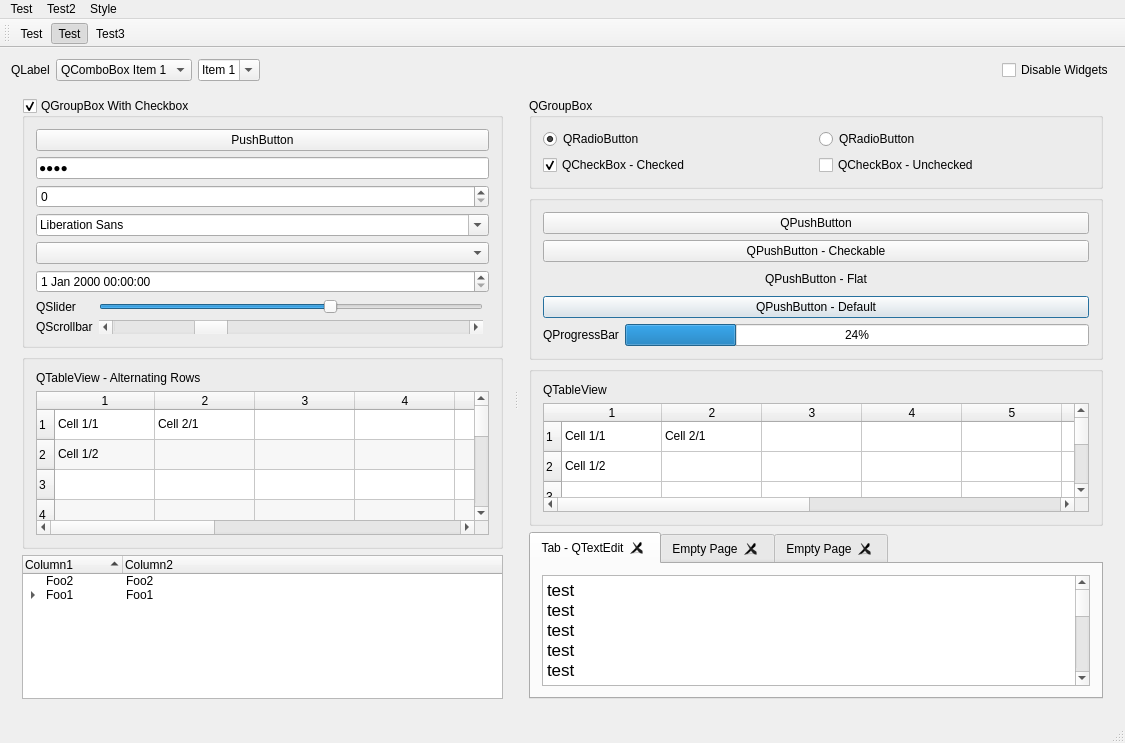
<?xml version="1.0" encoding="UTF-8"?>
<ui version="4.0">
 <class>MainWindow</class>
 <widget class="QMainWindow" name="MainWindow">
  <property name="geometry">
   <rect>
    <x>0</x>
    <y>0</y>
    <width>1125</width>
    <height>743</height>
   </rect>
  </property>
  <property name="windowTitle">
   <string>MainWindow</string>
  </property>
  <widget class="QWidget" name="centralWidget">
   <layout class="QGridLayout" name="gridLayout_2">
    <item row="0" column="0">
     <layout class="QVBoxLayout" name="verticalLayout_5">
      <item>
       <layout class="QHBoxLayout" name="horizontalLayout">
        <item>
         <widget class="QLabel" name="label">
          <property name="text">
           <string>QLabel</string>
          </property>
         </widget>
        </item>
        <item>
         <widget class="QComboBox" name="comboBox">
          <item>
           <property name="text">
            <string>QComboBox Item 1</string>
           </property>
          </item>
          <item>
           <property name="text">
            <string>QComboBox Item 2</string>
           </property>
          </item>
          <item>
           <property name="text">
            <string>QComboBox Item 3</string>
           </property>
          </item>
         </widget>
        </item>
        <item>
         <widget class="QComboBox" name="comboBox_2">
          <property name="editable">
           <bool>true</bool>
          </property>
          <item>
           <property name="text">
            <string>Item 1</string>
           </property>
          </item>
          <item>
           <property name="text">
            <string>Item 2</string>
           </property>
          </item>
          <item>
           <property name="text">
            <string>Item 3</string>
           </property>
          </item>
         </widget>
        </item>
        <item>
         <spacer name="horizontalSpacer">
          <property name="orientation">
           <enum>Qt::Horizontal</enum>
          </property>
          <property name="sizeHint" stdset="0">
           <size>
            <width>40</width>
            <height>20</height>
           </size>
          </property>
         </spacer>
        </item>
        <item>
         <widget class="QCheckBox" name="checkBox_4">
          <property name="text">
           <string>Disable Widgets</string>
          </property>
          <property name="checked">
           <bool>false</bool>
          </property>
         </widget>
        </item>
       </layout>
      </item>
      <item>
       <widget class="QSplitter" name="splitter">
        <property name="orientation">
         <enum>Qt::Horizontal</enum>
        </property>
        <widget class="QWidget" name="verticalLayoutWidget_2">
         <layout class="QVBoxLayout" name="verticalLayout_4">
          <item>
           <widget class="QGroupBox" name="groupBox_3">
            <property name="title">
             <string>QGroupBox With Checkbox</string>
            </property>
            <property name="checkable">
             <bool>true</bool>
            </property>
            <layout class="QGridLayout" name="gridLayout">
             <item row="6" column="1">
              <widget class="QSlider" name="horizontalSlider">
               <property name="value">
                <number>60</number>
               </property>
               <property name="orientation">
                <enum>Qt::Horizontal</enum>
               </property>
              </widget>
             </item>
             <item row="2" column="0" colspan="3">
              <widget class="QSpinBox" name="spinBox"/>
             </item>
             <item row="4" column="0" colspan="3">
              <widget class="QComboBox" name="comboBox_3"/>
             </item>
             <item row="3" column="0" colspan="3">
              <widget class="QFontComboBox" name="fontComboBox"/>
             </item>
             <item row="7" column="0">
              <widget class="QLabel" name="label_4">
               <property name="text">
                <string>QScrollbar</string>
               </property>
              </widget>
             </item>
             <item row="5" column="0" colspan="3">
              <widget class="QDateTimeEdit" name="dateTimeEdit"/>
             </item>
             <item row="0" column="0" colspan="3">
              <widget class="QPushButton" name="pushButton_5">
               <property name="text">
                <string>PushButton</string>
               </property>
              </widget>
             </item>
             <item row="1" column="0" colspan="3">
              <widget class="QLineEdit" name="lineEdit">
               <property name="text">
                <string>test</string>
               </property>
               <property name="echoMode">
                <enum>QLineEdit::Password</enum>
               </property>
              </widget>
             </item>
             <item row="7" column="1">
              <widget class="QScrollBar" name="horizontalScrollBar">
               <property name="value">
                <number>25</number>
               </property>
               <property name="orientation">
                <enum>Qt::Horizontal</enum>
               </property>
              </widget>
             </item>
             <item row="6" column="0">
              <widget class="QLabel" name="label_3">
               <property name="text">
                <string>QSlider</string>
               </property>
              </widget>
             </item>
            </layout>
           </widget>
          </item>
          <item>
           <widget class="QGroupBox" name="groupBox_5">
            <property name="title">
             <string/>
            </property>
            <layout class="QGridLayout" name="gridLayout_5">
             <item row="1" column="0">
              <widget class="QTableWidget" name="tableWidget_2">
               <property name="alternatingRowColors">
                <bool>true</bool>
               </property>
               <row>
                <property name="text">
                 <string>1</string>
                </property>
               </row>
               <row>
                <property name="text">
                 <string>2</string>
                </property>
               </row>
               <row>
                <property name="text">
                 <string>3</string>
                </property>
               </row>
               <row>
                <property name="text">
                 <string>4</string>
                </property>
               </row>
               <row>
                <property name="text">
                 <string>5</string>
                </property>
               </row>
               <row>
                <property name="text">
                 <string>6</string>
                </property>
               </row>
               <row>
                <property name="text">
                 <string>7</string>
                </property>
               </row>
               <row>
                <property name="text">
                 <string>8</string>
                </property>
               </row>
               <row>
                <property name="text">
                 <string>9</string>
                </property>
               </row>
               <row>
                <property name="text">
                 <string>10</string>
                </property>
               </row>
               <column>
                <property name="text">
                 <string>1</string>
                </property>
               </column>
               <column>
                <property name="text">
                 <string>2</string>
                </property>
               </column>
               <column>
                <property name="text">
                 <string>3</string>
                </property>
               </column>
               <column>
                <property name="text">
                 <string>4</string>
                </property>
               </column>
               <column>
                <property name="text">
                 <string>5</string>
                </property>
               </column>
               <column>
                <property name="text">
                 <string>6</string>
                </property>
               </column>
               <column>
                <property name="text">
                 <string>7</string>
                </property>
               </column>
               <column>
                <property name="text">
                 <string>8</string>
                </property>
               </column>
               <column>
                <property name="text">
                 <string>9</string>
                </property>
               </column>
               <column>
                <property name="text">
                 <string>10</string>
                </property>
               </column>
               <item row="0" column="0">
                <property name="text">
                 <string>Cell 1/1</string>
                </property>
               </item>
               <item row="0" column="1">
                <property name="text">
                 <string>Cell 2/1</string>
                </property>
               </item>
               <item row="1" column="0">
                <property name="text">
                 <string>Cell 1/2</string>
                </property>
               </item>
              </widget>
             </item>
             <item row="0" column="0">
              <widget class="QLabel" name="label_9">
               <property name="text">
                <string>QTableView - Alternating Rows</string>
               </property>
              </widget>
             </item>
            </layout>
           </widget>
          </item>
          <item>
           <widget class="QTreeWidget" name="treeWidget">
            <property name="sortingEnabled">
             <bool>true</bool>
            </property>
            <column>
             <property name="text">
              <string>Column1</string>
             </property>
            </column>
            <column>
             <property name="text">
              <string>Column2</string>
             </property>
            </column>
            <item>
             <property name="text">
              <string>Foo2</string>
             </property>
             <property name="text">
              <string>Foo2</string>
             </property>
            </item>
            <item>
             <property name="text">
              <string>Foo1</string>
             </property>
             <property name="text">
              <string>Foo1</string>
             </property>
             <item>
              <property name="text">
               <string>Bar2</string>
              </property>
              <property name="text">
               <string>Bar2</string>
              </property>
             </item>
             <item>
              <property name="text">
               <string>Bar1</string>
              </property>
              <property name="text">
               <string>Bar1</string>
              </property>
             </item>
            </item>
           </widget>
          </item>
          <item>
           <spacer name="verticalSpacer_2">
            <property name="orientation">
             <enum>Qt::Vertical</enum>
            </property>
            <property name="sizeHint" stdset="0">
             <size>
              <width>20</width>
              <height>40</height>
             </size>
            </property>
           </spacer>
          </item>
         </layout>
        </widget>
        <widget class="QWidget" name="verticalLayoutWidget">
         <layout class="QVBoxLayout" name="verticalLayout_2">
          <item>
           <widget class="QGroupBox" name="groupBox">
            <property name="title">
             <string>QGroupBox</string>
            </property>
            <layout class="QGridLayout" name="gridLayout_3">
             <item row="2" column="1">
              <widget class="QCheckBox" name="checkBox_2">
               <property name="text">
                <string>QCheckBox - Unchecked</string>
               </property>
               <property name="checkable">
                <bool>true</bool>
               </property>
               <property name="checked">
                <bool>false</bool>
               </property>
               <property name="tristate">
                <bool>true</bool>
               </property>
              </widget>
             </item>
             <item row="0" column="1">
              <widget class="QRadioButton" name="radioButton_2">
               <property name="text">
                <string>QRadioButton</string>
               </property>
              </widget>
             </item>
             <item row="2" column="0">
              <widget class="QCheckBox" name="checkBox">
               <property name="text">
                <string>QCheckBox - Checked</string>
               </property>
               <property name="checkable">
                <bool>true</bool>
               </property>
               <property name="checked">
                <bool>true</bool>
               </property>
               <property name="tristate">
                <bool>true</bool>
               </property>
              </widget>
             </item>
             <item row="0" column="0">
              <widget class="QRadioButton" name="radioButton">
               <property name="toolTipDuration">
                <number>-10</number>
               </property>
               <property name="text">
                <string>QRadioButton</string>
               </property>
               <property name="checked">
                <bool>true</bool>
               </property>
              </widget>
             </item>
            </layout>
           </widget>
          </item>
          <item>
           <widget class="QGroupBox" name="groupBox_2">
            <property name="title">
             <string/>
            </property>
            <layout class="QVBoxLayout" name="verticalLayout_3">
             <item>
              <widget class="QPushButton" name="pushButton">
               <property name="text">
                <string>QPushButton</string>
               </property>
              </widget>
             </item>
             <item>
              <widget class="QPushButton" name="pushButton_2">
               <property name="text">
                <string>QPushButton - Checkable</string>
               </property>
               <property name="checkable">
                <bool>true</bool>
               </property>
              </widget>
             </item>
             <item>
              <widget class="QPushButton" name="pushButton_3">
               <property name="text">
                <string>QPushButton - Flat</string>
               </property>
               <property name="flat">
                <bool>true</bool>
               </property>
              </widget>
             </item>
             <item>
              <widget class="QPushButton" name="pushButton_4">
               <property name="text">
                <string>QPushButton - Default</string>
               </property>
               <property name="default">
                <bool>true</bool>
               </property>
              </widget>
             </item>
             <item>
              <layout class="QHBoxLayout" name="horizontalLayout_2">
               <item>
                <widget class="QLabel" name="label_6">
                 <property name="text">
                  <string>QProgressBar</string>
                 </property>
                </widget>
               </item>
               <item>
                <widget class="QProgressBar" name="progressBar">
                 <property name="value">
                  <number>24</number>
                 </property>
                </widget>
               </item>
              </layout>
             </item>
            </layout>
           </widget>
          </item>
          <item>
           <widget class="QGroupBox" name="groupBox_4">
            <property name="title">
             <string/>
            </property>
            <layout class="QGridLayout" name="gridLayout_4">
             <item row="1" column="0">
              <widget class="QTableWidget" name="tableWidget">
               <row>
                <property name="text">
                 <string>1</string>
                </property>
               </row>
               <row>
                <property name="text">
                 <string>2</string>
                </property>
               </row>
               <row>
                <property name="text">
                 <string>3</string>
                </property>
               </row>
               <row>
                <property name="text">
                 <string>4</string>
                </property>
               </row>
               <row>
                <property name="text">
                 <string>5</string>
                </property>
               </row>
               <row>
                <property name="text">
                 <string>6</string>
                </property>
               </row>
               <row>
                <property name="text">
                 <string>7</string>
                </property>
               </row>
               <row>
                <property name="text">
                 <string>8</string>
                </property>
               </row>
               <row>
                <property name="text">
                 <string>9</string>
                </property>
               </row>
               <row>
                <property name="text">
                 <string>10</string>
                </property>
               </row>
               <column>
                <property name="text">
                 <string>1</string>
                </property>
               </column>
               <column>
                <property name="text">
                 <string>2</string>
                </property>
               </column>
               <column>
                <property name="text">
                 <string>3</string>
                </property>
               </column>
               <column>
                <property name="text">
                 <string>4</string>
                </property>
               </column>
               <column>
                <property name="text">
                 <string>5</string>
                </property>
               </column>
               <column>
                <property name="text">
                 <string>6</string>
                </property>
               </column>
               <column>
                <property name="text">
                 <string>7</string>
                </property>
               </column>
               <column>
                <property name="text">
                 <string>8</string>
                </property>
               </column>
               <column>
                <property name="text">
                 <string>9</string>
                </property>
               </column>
               <column>
                <property name="text">
                 <string>10</string>
                </property>
               </column>
               <item row="0" column="0">
                <property name="text">
                 <string>Cell 1/1</string>
                </property>
               </item>
               <item row="0" column="1">
                <property name="text">
                 <string>Cell 2/1</string>
                </property>
               </item>
               <item row="1" column="0">
                <property name="text">
                 <string>Cell 1/2</string>
                </property>
               </item>
              </widget>
             </item>
             <item row="0" column="0">
              <widget class="QLabel" name="label_8">
               <property name="text">
                <string>QTableView</string>
               </property>
              </widget>
             </item>
            </layout>
           </widget>
          </item>
          <item>
           <widget class="QTabWidget" name="tabWidget">
            <property name="currentIndex">
             <number>0</number>
            </property>
            <property name="tabsClosable">
             <bool>true</bool>
            </property>
            <property name="movable">
             <bool>true</bool>
            </property>
            <widget class="QWidget" name="tab">
             <attribute name="title">
              <string>Tab - QTextEdit</string>
             </attribute>
             <layout class="QVBoxLayout" name="verticalLayout">
              <item>
               <widget class="QTextEdit" name="textEdit">
                <property name="html">
                 <string>&lt;!DOCTYPE HTML PUBLIC &quot;-//W3C//DTD HTML 4.0//EN&quot; &quot;http://www.w3.org/TR/REC-html40/strict.dtd&quot;&gt;
&lt;html&gt;&lt;head&gt;&lt;meta name=&quot;qrichtext&quot; content=&quot;1&quot; /&gt;&lt;style type=&quot;text/css&quot;&gt;
p, li { white-space: pre-wrap; }
&lt;/style&gt;&lt;/head&gt;&lt;body style=&quot; font-family:'.AppleSystemUIFont'; font-size:13pt; font-weight:400; font-style:normal;&quot;&gt;
&lt;p style=&quot; margin-top:0px; margin-bottom:0px; margin-left:0px; margin-right:0px; -qt-block-indent:0; text-indent:0px;&quot;&gt;&lt;span style=&quot; font-family:'.SF NS Text';&quot;&gt;test&lt;br /&gt;test&lt;br /&gt;test&lt;br /&gt;test&lt;br /&gt;test&lt;br /&gt;test&lt;br /&gt;test&lt;br /&gt;test&lt;br /&gt;test&lt;br /&gt;test&lt;br /&gt;test&lt;br /&gt;test&lt;br /&gt;test&lt;br /&gt;test&lt;br /&gt;test&lt;br /&gt;test&lt;br /&gt;test&lt;br /&gt;test&lt;br /&gt;test&lt;br /&gt;test&lt;br /&gt;test&lt;br /&gt;test&lt;br /&gt;test&lt;br /&gt;test&lt;br /&gt;test&lt;br /&gt;test&lt;br /&gt;test&lt;br /&gt;test&lt;br /&gt;test&lt;br /&gt;test&lt;br /&gt;test&lt;br /&gt;test&lt;br /&gt;test&lt;br /&gt;test&lt;br /&gt;test&lt;br /&gt;test&lt;br /&gt;test&lt;br /&gt;test&lt;br /&gt;test&lt;br /&gt;test&lt;br /&gt;test&lt;br /&gt;test&lt;br /&gt;test&lt;br /&gt;test&lt;br /&gt;test&lt;br /&gt;test&lt;br /&gt;test&lt;br /&gt;test&lt;br /&gt;test&lt;br /&gt;test&lt;br /&gt;test&lt;br /&gt;test&lt;br /&gt;test&lt;br /&gt;test&lt;br /&gt;test&lt;br /&gt;test&lt;br /&gt;test&lt;br /&gt;test&lt;br /&gt;test&lt;br /&gt;test&lt;br /&gt;test&lt;br /&gt;test&lt;br /&gt;test&lt;br /&gt;test&lt;br /&gt;test&lt;br /&gt;test&lt;br /&gt;&lt;/span&gt;&lt;/p&gt;&lt;/body&gt;&lt;/html&gt;</string>
                </property>
               </widget>
              </item>
             </layout>
            </widget>
            <widget class="QWidget" name="tab_3">
             <attribute name="title">
              <string>Empty Page</string>
             </attribute>
             <layout class="QGridLayout" name="gridLayout_6">
              <item row="0" column="0">
               <widget class="QListWidget" name="listWidget">
                <item>
                 <property name="text">
                  <string>entry 1</string>
                 </property>
                </item>
                <item>
                 <property name="text">
                  <string>entry 2</string>
                 </property>
                </item>
                <item>
                 <property name="text">
                  <string>entry 3</string>
                 </property>
                </item>
                <item>
                 <property name="text">
                  <string>entry 4</string>
                 </property>
                </item>
               </widget>
              </item>
             </layout>
            </widget>
            <widget class="QWidget" name="tab_4">
             <attribute name="title">
              <string>Empty Page</string>
             </attribute>
            </widget>
           </widget>
          </item>
          <item>
           <spacer name="verticalSpacer">
            <property name="orientation">
             <enum>Qt::Vertical</enum>
            </property>
            <property name="sizeHint" stdset="0">
             <size>
              <width>20</width>
              <height>40</height>
             </size>
            </property>
           </spacer>
          </item>
         </layout>
        </widget>
       </widget>
      </item>
     </layout>
    </item>
   </layout>
  </widget>
  <widget class="QMenuBar" name="menuBar">
   <property name="geometry">
    <rect>
     <x>0</x>
     <y>0</y>
     <width>1125</width>
     <height>24</height>
    </rect>
   </property>
   <widget class="QMenu" name="menuTest">
    <property name="title">
     <string>Test</string>
    </property>
    <addaction name="actionTest"/>
    <addaction name="actionTest_2"/>
    <addaction name="separator"/>
    <addaction name="actionTest_3"/>
   </widget>
   <widget class="QMenu" name="menuTest2">
    <property name="title">
     <string>Test2</string>
    </property>
    <widget class="QMenu" name="menuTest2_2">
     <property name="title">
      <string>Test2</string>
     </property>
     <addaction name="actionTest3"/>
     <addaction name="actionTest3_2"/>
    </widget>
    <addaction name="menuTest2_2"/>
   </widget>
   <widget class="QMenu" name="menuStyle">
    <property name="title">
     <string>Style</string>
    </property>
    <addaction name="actionLight"/>
    <addaction name="actionDark"/>
   </widget>
   <addaction name="menuTest"/>
   <addaction name="menuTest2"/>
   <addaction name="menuStyle"/>
  </widget>
  <widget class="QToolBar" name="mainToolBar">
   <attribute name="toolBarArea">
    <enum>TopToolBarArea</enum>
   </attribute>
   <attribute name="toolBarBreak">
    <bool>false</bool>
   </attribute>
   <addaction name="actionTest"/>
   <addaction name="actionTest_2"/>
   <addaction name="actionTest3"/>
  </widget>
  <widget class="QStatusBar" name="statusBar"/>
  <action name="actionTest">
   <property name="text">
    <string>Test</string>
   </property>
  </action>
  <action name="actionTest_2">
   <property name="checkable">
    <bool>true</bool>
   </property>
   <property name="checked">
    <bool>true</bool>
   </property>
   <property name="text">
    <string>Test</string>
   </property>
  </action>
  <action name="actionTest_3">
   <property name="checkable">
    <bool>true</bool>
   </property>
   <property name="text">
    <string>Test</string>
   </property>
  </action>
  <action name="actionTest3">
   <property name="text">
    <string>Test3</string>
   </property>
  </action>
  <action name="actionTest3_2">
   <property name="text">
    <string>Test3</string>
   </property>
  </action>
  <action name="actionLight">
   <property name="text">
    <string>Light</string>
   </property>
  </action>
  <action name="actionDark">
   <property name="text">
    <string>Dark</string>
   </property>
  </action>
 </widget>
 <layoutdefault spacing="6" margin="11"/>
 <resources/>
 <connections>
  <connection>
   <sender>checkBox_4</sender>
   <signal>toggled(bool)</signal>
   <receiver>groupBox_2</receiver>
   <slot>setDisabled(bool)</slot>
   <hints>
    <hint type="sourcelabel">
     <x>1113</x>
     <y>95</y>
    </hint>
    <hint type="destinationlabel">
     <x>845</x>
     <y>338</y>
    </hint>
   </hints>
  </connection>
  <connection>
   <sender>checkBox_4</sender>
   <signal>toggled(bool)</signal>
   <receiver>groupBox</receiver>
   <slot>setDisabled(bool)</slot>
   <hints>
    <hint type="sourcelabel">
     <x>1113</x>
     <y>95</y>
    </hint>
    <hint type="destinationlabel">
     <x>516</x>
     <y>203</y>
    </hint>
   </hints>
  </connection>
  <connection>
   <sender>checkBox_4</sender>
   <signal>toggled(bool)</signal>
   <receiver>tabWidget</receiver>
   <slot>setDisabled(bool)</slot>
   <hints>
    <hint type="sourcelabel">
     <x>1113</x>
     <y>95</y>
    </hint>
    <hint type="destinationlabel">
     <x>703</x>
     <y>837</y>
    </hint>
   </hints>
  </connection>
  <connection>
   <sender>checkBox_4</sender>
   <signal>toggled(bool)</signal>
   <receiver>groupBox_3</receiver>
   <slot>setDisabled(bool)</slot>
   <hints>
    <hint type="sourcelabel">
     <x>1113</x>
     <y>95</y>
    </hint>
    <hint type="destinationlabel">
     <x>460</x>
     <y>326</y>
    </hint>
   </hints>
  </connection>
  <connection>
   <sender>checkBox_4</sender>
   <signal>toggled(bool)</signal>
   <receiver>progressBar</receiver>
   <slot>setDisabled(bool)</slot>
   <hints>
    <hint type="sourcelabel">
     <x>1113</x>
     <y>95</y>
    </hint>
    <hint type="destinationlabel">
     <x>1103</x>
     <y>400</y>
    </hint>
   </hints>
  </connection>
  <connection>
   <sender>checkBox_4</sender>
   <signal>toggled(bool)</signal>
   <receiver>mainToolBar</receiver>
   <slot>setDisabled(bool)</slot>
   <hints>
    <hint type="sourcelabel">
     <x>1113</x>
     <y>95</y>
    </hint>
    <hint type="destinationlabel">
     <x>105</x>
     <y>33</y>
    </hint>
   </hints>
  </connection>
  <connection>
   <sender>checkBox_4</sender>
   <signal>toggled(bool)</signal>
   <receiver>menuBar</receiver>
   <slot>setDisabled(bool)</slot>
   <hints>
    <hint type="sourcelabel">
     <x>1113</x>
     <y>95</y>
    </hint>
    <hint type="destinationlabel">
     <x>64</x>
     <y>7</y>
    </hint>
   </hints>
  </connection>
  <connection>
   <sender>checkBox_4</sender>
   <signal>toggled(bool)</signal>
   <receiver>statusBar</receiver>
   <slot>setDisabled(bool)</slot>
   <hints>
    <hint type="sourcelabel">
     <x>1113</x>
     <y>95</y>
    </hint>
    <hint type="destinationlabel">
     <x>533</x>
     <y>894</y>
    </hint>
   </hints>
  </connection>
  <connection>
   <sender>checkBox_4</sender>
   <signal>toggled(bool)</signal>
   <receiver>comboBox</receiver>
   <slot>setDisabled(bool)</slot>
   <hints>
    <hint type="sourcelabel">
     <x>1113</x>
     <y>95</y>
    </hint>
    <hint type="destinationlabel">
     <x>160</x>
     <y>94</y>
    </hint>
   </hints>
  </connection>
  <connection>
   <sender>checkBox_4</sender>
   <signal>toggled(bool)</signal>
   <receiver>label</receiver>
   <slot>setDisabled(bool)</slot>
   <hints>
    <hint type="sourcelabel">
     <x>1113</x>
     <y>95</y>
    </hint>
    <hint type="destinationlabel">
     <x>39</x>
     <y>95</y>
    </hint>
   </hints>
  </connection>
  <connection>
   <sender>checkBox_4</sender>
   <signal>toggled(bool)</signal>
   <receiver>tableWidget_2</receiver>
   <slot>setDisabled(bool)</slot>
   <hints>
    <hint type="sourcelabel">
     <x>1047</x>
     <y>81</y>
    </hint>
    <hint type="destinationlabel">
     <x>239</x>
     <y>476</y>
    </hint>
   </hints>
  </connection>
  <connection>
   <sender>checkBox_4</sender>
   <signal>toggled(bool)</signal>
   <receiver>treeWidget</receiver>
   <slot>setDisabled(bool)</slot>
   <hints>
    <hint type="sourcelabel">
     <x>1047</x>
     <y>81</y>
    </hint>
    <hint type="destinationlabel">
     <x>235</x>
     <y>685</y>
    </hint>
   </hints>
  </connection>
  <connection>
   <sender>checkBox_4</sender>
   <signal>toggled(bool)</signal>
   <receiver>label_9</receiver>
   <slot>setDisabled(bool)</slot>
   <hints>
    <hint type="sourcelabel">
     <x>1047</x>
     <y>81</y>
    </hint>
    <hint type="destinationlabel">
     <x>248</x>
     <y>434</y>
    </hint>
   </hints>
  </connection>
  <connection>
   <sender>checkBox_4</sender>
   <signal>toggled(bool)</signal>
   <receiver>comboBox_2</receiver>
   <slot>setDisabled(bool)</slot>
   <hints>
    <hint type="sourcelabel">
     <x>1047</x>
     <y>81</y>
    </hint>
    <hint type="destinationlabel">
     <x>284</x>
     <y>81</y>
    </hint>
   </hints>
  </connection>
  <connection>
   <sender>checkBox_4</sender>
   <signal>toggled(bool)</signal>
   <receiver>label_8</receiver>
   <slot>setDisabled(bool)</slot>
   <hints>
    <hint type="sourcelabel">
     <x>1047</x>
     <y>81</y>
    </hint>
    <hint type="destinationlabel">
     <x>804</x>
     <y>452</y>
    </hint>
   </hints>
  </connection>
  <connection>
   <sender>checkBox_4</sender>
   <signal>toggled(bool)</signal>
   <receiver>tableWidget</receiver>
   <slot>setDisabled(bool)</slot>
   <hints>
    <hint type="sourcelabel">
     <x>1047</x>
     <y>81</y>
    </hint>
    <hint type="destinationlabel">
     <x>804</x>
     <y>545</y>
    </hint>
   </hints>
  </connection>
 </connections>
</ui>
